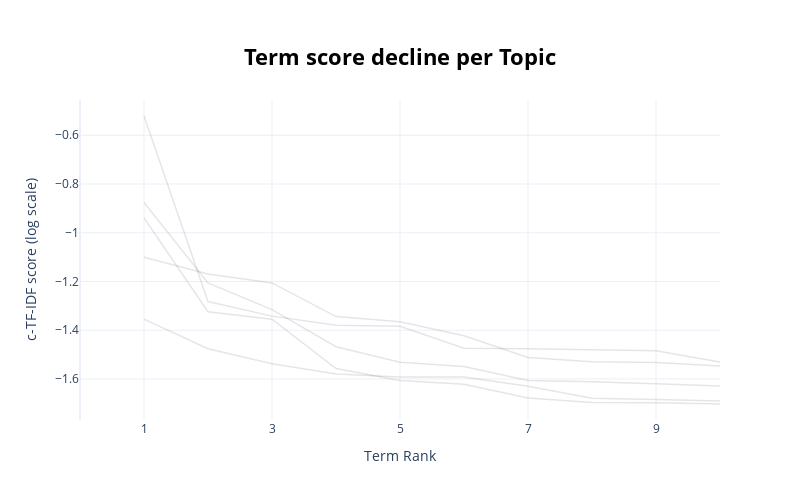

Notebook code for this chart:
### Code cell
# 查看所有话题中 term rank vs c-TF-IDF score
fig_termrank = topic_model.visualize_term_rank(log_scale=True)
fig_termrank.show()

### Figure 1 — Plotly figure (JSON) as saved in the notebook; plotly's stock layout.template omitted (floating-point values rounded to 4 significant figures)
{"data": [{"hovertext": "<b>Topic 0</b>:wa_product_one_work_great_use_would", "line": {"color": "black", "width": 1.5}, "mode": "lines+lines", "name": "", "opacity": 0.1, "type": "scatter", "x": [1, 2, 3, 4, 5, 6, 7, 8, 9, 10], "y": [-1.354, -1.476, -1.537, -1.579, -1.592, -1.592, -1.629, -1.679, -1.684, -1.691]}, {"hovertext": "<b>Topic 1</b>:book_read_wa_story_one_good_ha_like", "line": {"color": "black", "width": 1.5}, "mode": "lines+lines", "name": "", "opacity": 0.1, "type": "scatter", "x": [1, 2, 3, 4, 5, 6, 7, 8, 9, 10], "y": [-0.9386, -1.324, -1.355, -1.558, -1.606, -1.622, -1.678, -1.697, -1.698, -1.703]}, {"hovertext": "<b>Topic 2</b>:album_cd_song_music_like_track_one_", "line": {"color": "black", "width": 1.5}, "mode": "lines+lines", "name": "", "opacity": 0.1, "type": "scatter", "x": [1, 2, 3, 4, 5, 6, 7, 8, 9, 10], "y": [-1.1, -1.169, -1.206, -1.344, -1.365, -1.423, -1.512, -1.529, -1.532, -1.547]}, {"hovertext": "<b>Topic 3</b>:movie_film_wa_one_dvd_great_see_wat", "line": {"color": "black", "width": 1.5}, "mode": "lines+lines", "name": "", "opacity": 0.1, "type": "scatter", "x": [1, 2, 3, 4, 5, 6, 7, 8, 9, 10], "y": [-0.8759, -1.206, -1.315, -1.468, -1.531, -1.549, -1.606, -1.611, -1.62, -1.629]}, {"hovertext": "<b>Topic 4</b>:game_fun_one_graphic_play_wa_like_g", "line": {"color": "black", "width": 1.5}, "mode": "lines+lines", "name": "", "opacity": 0.1, "type": "scatter", "x": [1, 2, 3, 4, 5, 6, 7, 8, 9, 10], "y": [-0.5209, -1.282, -1.342, -1.38, -1.384, -1.474, -1.476, -1.48, -1.484, -1.531]}], "layout": {"height": 500, "hoverlabel": {"bgcolor": "white", "font": {"family": "Rockwell", "size": 16}}, "showlegend": false, "title": {"font": {"color": "Black", "size": 22}, "text": "<b>Term score decline per Topic</b>", "x": 0.5, "xanchor": "center", "y": 0.9, "yanchor": "top"}, "width": 800, "xaxis": {"dtick": 2, "range": [0, 10], "tick0": 1, "title": {"text": "Term Rank"}}, "yaxis": {"title": {"text": "c-TF-IDF score (log scale)"}}}}
